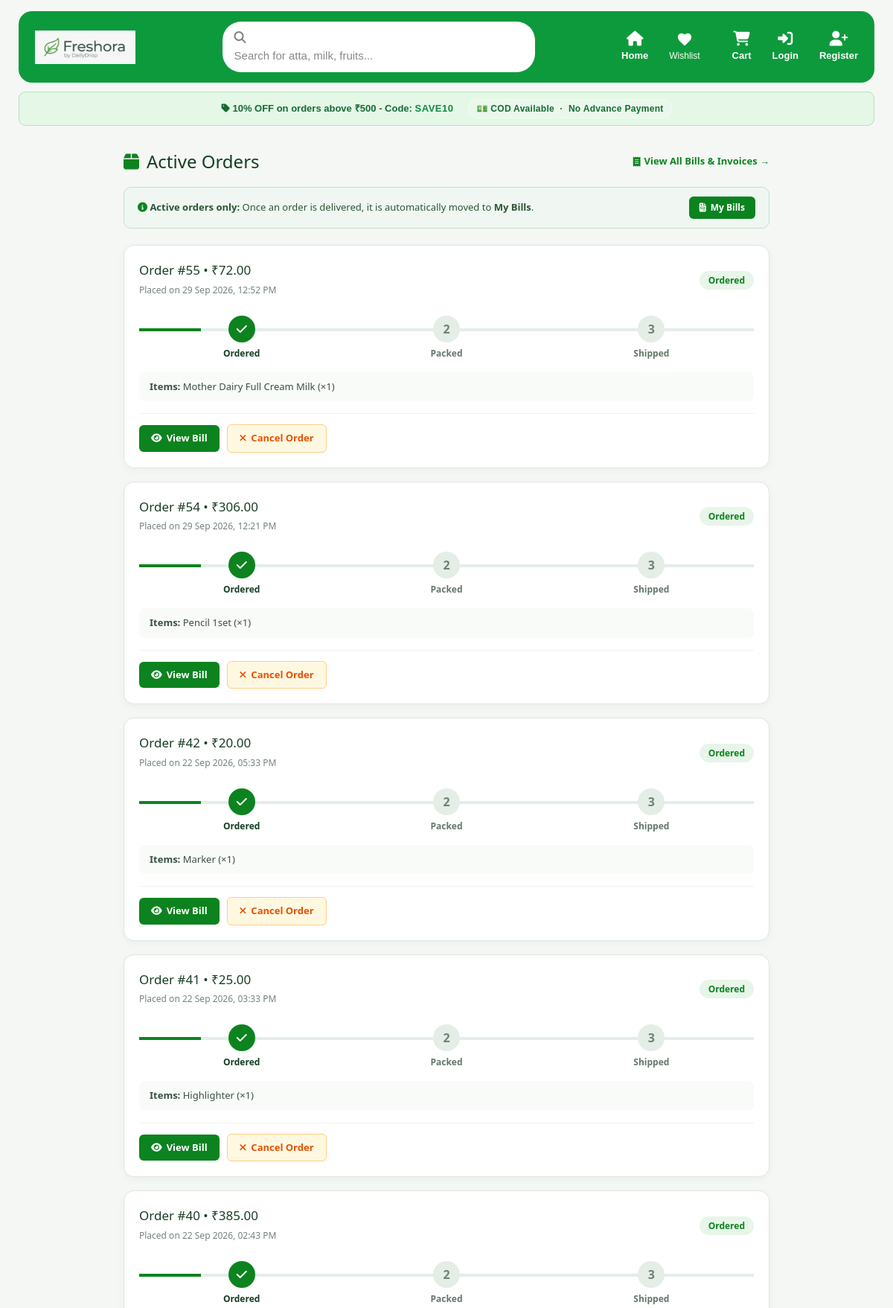
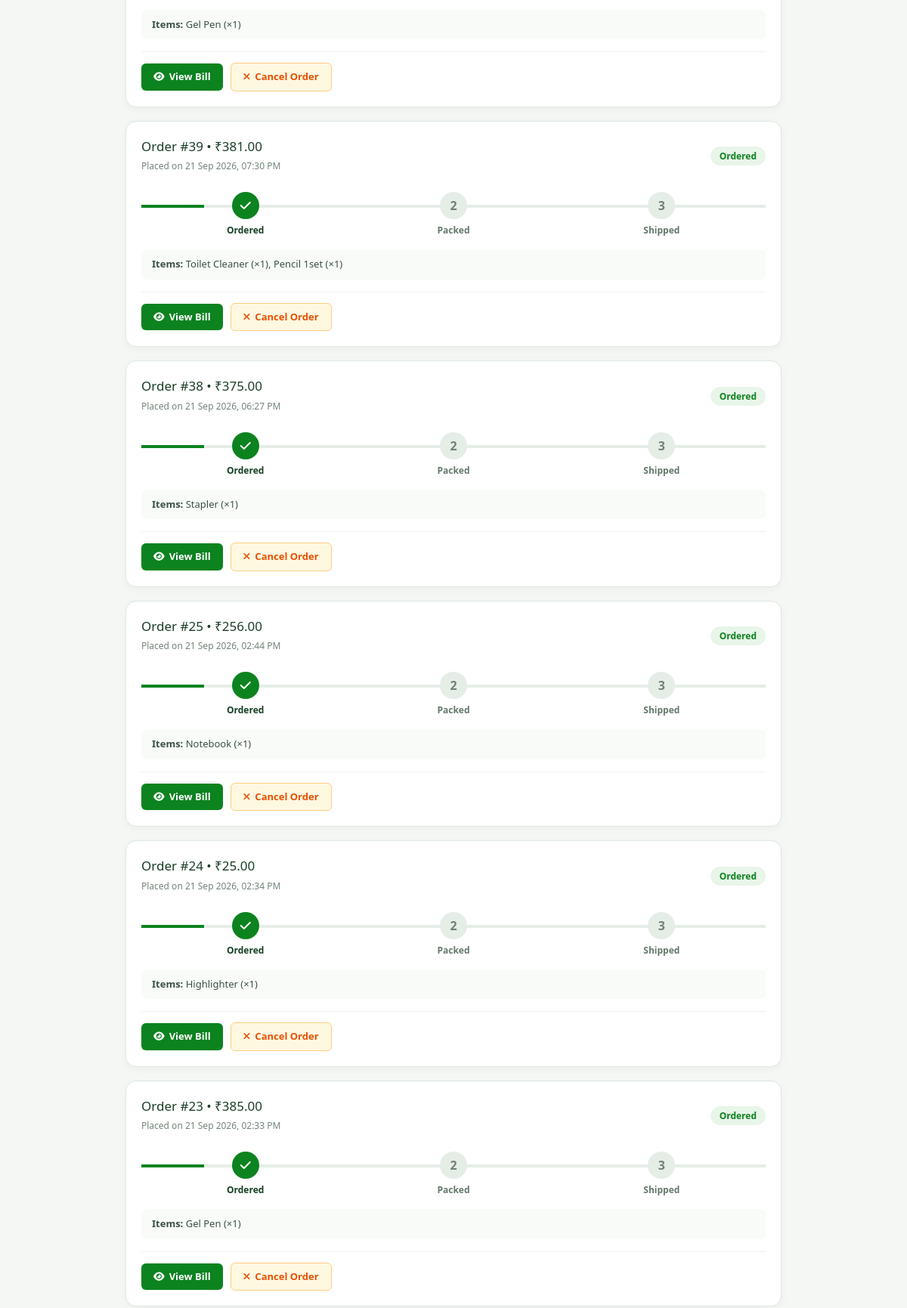
/my-orders/ (signed in, upper part), run on the app's committed database (2 pictures, top to bottom).
### store/models.py (models this page shows, shortened)
class Order(models.Model):
    user = models.ForeignKey(User, on_delete=models.CASCADE, null=True, blank=True)
    customer_name = models.CharField(max_length=100, default="Guest")
    customer_phone = models.CharField(max_length=30, blank=True)
    total_amount = models.DecimalField(max_digits=10, decimal_places=2)
    paid_amount = models.DecimalField(max_digits=10, decimal_places=2, default=0)
    cash_received = models.DecimalField(max_digits=10, decimal_places=2, null=True, blank=True)
    discount_code = models.CharField(max_length=50, blank=True)
    created_at = models.DateTimeField(auto_now_add=True)
    status = models.CharField(max_length=20, default='Ordered', choices=[
        ('Ordered','Ordered'),
        ('Packed','Packed'),
        ('Shipped','Shipped'),
        ('Delivered','Delivered'),
        ('Cancelled','Cancelled')
    ])
    payment_method = models.CharField(max_length=50, default='Cash on Delivery')
    payment_status = models.CharField(max_length=20, default='PENDING')
    cash_collected = models.BooleanField(default=False)
    cash_amount_received = models.DecimalField(max_digits=10, decimal_places=2, null=True, blank=True)
    cash_collected_at = models.DateTimeField(null=True, blank=True)
    cash_collected_by = models.CharField(max_length=100, null=True, blank=True)

class OrderItem(models.Model):
    order = models.ForeignKey(Order, on_delete=models.CASCADE, related_name='items')
    product_name = models.CharField(max_length=200)
    qty = models.IntegerField()
    price = models.DecimalField(max_digits=10, decimal_places=2)
    final_price = models.DecimalField(max_digits=10, decimal_places=2, null=True, blank=True)

### store/views.py (the view)
    def wrapper(request, *args, **kwargs):
        if 'customer_id' not in request.session and not request.user.is_authenticated:
            return redirect('login')
        response = view_func(request, *args, **kwargs)
        response['Cache-Control'] = 'no-cache, no-store, must-revalidate'
        response['Pragma'] = 'no-cache'
        response['Expires'] = '0'
        return response

### store/context_processors.py (called while the page is built)
def active_save10(request):
    cart = request.session.get('cart', {})
    cart_total = 0
    if isinstance(cart, dict):
        for item in cart.values():
            if isinstance(item, dict):
                cart_total += item.get('qty', 0)
            elif isinstance(item, (int, float)):
                cart_total += int(item)
    return {
        'save10_coupon': Coupon.objects.filter(code__iexact='SAVE10', is_active=True).first(),
        'cart_total': cart_total,
    }

### store/views.py (called while the page is built)
def customer_login_required(view_func):
    def wrapper(request, *args, **kwargs):
        if 'customer_id' not in request.session and not request.user.is_authenticated:
            return redirect('login')
        response = view_func(request, *args, **kwargs)
        response['Cache-Control'] = 'no-cache, no-store, must-revalidate'
        response['Pragma'] = 'no-cache'
        response['Expires'] = '0'
        return response
    return wrapper

@never_cache
@customer_login_required
def my_orders_view(request):
    if not request.user.is_authenticated:
        orders = Order.objects.none()
    elif request.user.is_staff:
        orders = Order.objects.exclude(status__in=['Delivered', 'Cancelled']).prefetch_related('items').order_by('-created_at')
    else:
        orders = Order.objects.filter(user=request.user).exclude(status__in=['Delivered', 'Cancelled']).prefetch_related('items').order_by('-created_at')
    return render(request, 'store/my_orders.html', {'orders': orders})

### store/templates/store/my_orders.html (shortened to what this page needs)
{% extends 'store/base.html' %}
{% load static %}
{% block content %}
<div class="orders-container">
  <div class="orders-header">
    <h2 class="orders-title"><i class="fa-solid fa-box" style="color:#0C831F;"></i> Active Orders</h2>
    <a href="{% url 'my_bills' %}" style="color:#0C831F; font-size:13px; font-weight:700; text-decoration:none; display:flex; align-items:center; gap:5px;">
      <i class="fa-solid fa-receipt"></i> View All Bills &amp; Invoices &rarr;
    </a>
  </div>
  <div class="delivered-notice">
    <div>
      <i class="fa-solid fa-circle-info" style="color:#0C831F;"></i>
      <strong>Active orders only:</strong> Once an order is delivered, it is automatically moved to <strong>My Bills</strong>.
    </div>
    <a href="{% url 'my_bills' %}"><i class="fa-solid fa-file-invoice"></i> My Bills</a>
  </div>
  {% for order in orders %}
  <div class="track-wrap">
    <div class="order-card-header">
      <div>
        <h4>Order #{{ order.id }} &bull; ₹{{ order.total_amount }}</h4>
        <span style="font-size:12px; color:#728478;">Placed on {{ order.created_at|date:"d M Y, h:i A" }}</span>
      </div>
      <div>
        <span class="status-badge">{{ order.status }}</span>
      </div>
    </div>
    <div class="track">
      <div class="line line-{{ order.status|lower }}"></div>
      <div class="step active">
        <div class="circle"><i class="fa-solid fa-check"></i></div>
        <p>Ordered</p>
      </div>
      <div class="step {% if order.status == 'Packed' or order.status == 'Shipped' or order.status == 'Delivered' %}active{% endif %}">
         <div class="circle"> {% if order.status == 'Packed' or order.status == 'Shipped' or order.status == 'Delivered' %}
          <i class="fa-solid fa-check"></i>
          {% else %}
            2
          {% endif %}
          </div>
          <p>Packed</p>
      </div>
      <div class="step {% if order.status == 'Shipped' or order.status == 'Delivered' %}active{% endif %}">
         <div class="circle"> {% if order.status == 'Shipped' or order.status == 'Delivered' %}
         <i class="fa-solid fa-check"></i>
         {% else %}
            3
         {% endif %}
        </div>
        <p>Shipped</p>
       </div>
</div>
    {% if order.items.all %}
    <div class="order-items-preview">
      <strong>Items:</strong>
      {% for item in order.items.all %}
        {{ item.product_name }} (×{{ item.qty }}){% if not forloop.last %}, {% endif %}
      {% endfor %}
    </div>
    {% endif %}
    <div class="order-actions">
      <a href="{% url 'bill_detail' order.id %}" class="btn-order-view">
        <i class="fa-solid fa-eye"></i> View Bill
      </a>
      {% if order.status == 'Ordered' or order.status == 'Packed' %}
      <form action="{% url 'cancel_order' order.id %}" method="post" onsubmit="return confirm('Order #{{ order.id }} cancel karna chahte hain? Yeh action undo nahi ho sakta.');" style="margin:0; display:inline;">
      <form action="{% url 'cancel_order' order.id %}" method="post" onsubmit="return confirm('Are you sure you want to cancel Order #{{ order.id }}? This action cannot be undone.');" style="margin:0; display:inline;">
        <button type="submit" class="btn-order-cancel">
          <i class="fa-solid fa-xmark"></i> Cancel Order
        </button>
      </form>
      {% endif %}
    </div>
  </div>
  {% endfor %}
</div>
{% endblock %}

### store/static/css/style.css (style rules this page uses)
body { font-family:'Segoe UI',Tahoma,Geneva, Verdana, sans-serif; margin:0; padding:0; background: #f8f9f9; }
body { background:#f5f7f5; margin:0; font-family: sans-serif; overflow-x:hidden; }

### store/templates/store/my_orders.html (style rules this page uses)
.orders-container { max-width: 900px; margin: 30px auto; padding: 0 16px; font-family: 'Segoe UI', Tahoma, Geneva, Verdana, sans-serif; }
.orders-header { display: flex; justify-content: space-between; align-items: center; margin-bottom: 16px; flex-wrap: wrap; gap: 12px; }
.orders-title { margin: 0; font-size: 24px; color: #143e22; display: flex; align-items: center; gap: 10px; }
.delivered-notice { background: #f0f7f2; border: 1px solid #c2e2c9; border-radius: 10px; padding: 12px 18px; margin-bottom: 22px; display: flex; justify-content: space-between; align-items: center; flex-wrap: wrap; gap: 10px; font-size: 13px; color: #2b5636; }
.delivered-notice a { background: #0C831F; color: #fff; padding: 6px 14px; border-radius: 6px; text-decoration: none; font-weight: 700; font-size: 12px; display: inline-flex; align-items: center; gap: 6px; }
.track-wrap { background: #fff; border: 1px solid #dce8df; border-radius: 14px; padding: 20px; margin-bottom: 18px; box-shadow: 0 3px 12px rgba(0,0,0,.04); }
.order-card-header { display: flex; justify-content: space-between; align-items: center; flex-wrap: wrap; gap: 10px; }
.order-card-header h4 { margin: 0; font-size: 17px; color: #1a3e26; }
.status-badge { background: #e8f5e9; color: #0C831F; padding: 4px 12px; border-radius: 20px; font-size: 12px; font-weight: 700; }
.track { display: flex; justify-content: space-between; margin: 24px 0 16px; position: relative; }
.track::before { content: ''; position: absolute; top: 17px; left: 0; width: 100%; height: 4px; background: #e5ede7; }
.line { position: absolute; top: 17px; left: 0; height: 4px; background: #0C831F; transition: width 0.5s ease; width: 10%; }
.line-ordered { width: 10%; }
.step { text-align: center; width: 33.33%; position: relative; z-index: 1; }
.circle { width: 36px; height: 36px; border-radius: 50%; background: #e5ede7; margin: auto; display: flex; align-items: center; justify-content: center; font-weight: bold; color: #6e8274; }
.step.active .circle { background: #0C831F; color: #fff; }
.step p { margin: 6px 0 0; font-size: 12px; font-weight: 600; color: #63776a; }
.step.active p { color: #143e22; font-weight: 700; }
.order-items-preview { margin-top: 12px; padding: 10px 14px; background: #f9fbf9; border-radius: 8px; font-size: 13px; color: #3b5042; }
.order-actions { display: flex; gap: 10px; align-items: center; margin-top: 16px; padding-top: 14px; border-top: 1px solid #edf3ee; }
.btn-order-view { background: #0C831F; color: #fff; padding: 8px 16px; text-decoration: none; border-radius: 6px; font-size: 13px; font-weight: 600; display: inline-flex; align-items: center; gap: 6px; }
.btn-order-cancel { background: #fff8e1; color: #e65100; border: 1px solid #ffcc80; padding: 8px 16px; border-radius: 6px; font-size: 13px; font-weight: 600; cursor: pointer; display: inline-flex; align-items: center; gap: 6px; }

### data on the page
Order: id "55", total_amount "72.00", created_at "29 Sep 2026, 12:52 PM", status "Ordered", shows "3"
OrderItem: product_name "Mother Dairy Full Cream Milk", qty "1"
Order: id "54", total_amount "306.00", created_at "29 Sep 2026, 12:21 PM", status "Ordered"
OrderItem: product_name "Pencil 1set", qty "1"
Order: id "42", total_amount "20.00", created_at "22 Sep 2026, 05:33 PM", status "Ordered"
OrderItem: product_name "Marker", qty "1"
Order: id "41", total_amount "25.00", created_at "22 Sep 2026, 03:33 PM", status "Ordered"
OrderItem: product_name "Highlighter", qty "1"
Order: id "40", total_amount "385.00", created_at "22 Sep 2026, 02:43 PM", status "Ordered"
OrderItem: product_name "Gel Pen", qty "1"
Order: id "39", total_amount "381.00", created_at "21 Sep 2026, 07:30 PM", status "Ordered"
OrderItem: product_name "Toilet Cleaner", qty "1"
OrderItem: product_name "Pencil 1set", qty "1"
Order: id "38", total_amount "375.00", created_at "21 Sep 2026, 06:27 PM", status "Ordered"
OrderItem: product_name "Stapler", qty "1"
Order: id "25", total_amount "256.00", created_at "21 Sep 2026, 02:44 PM", status "Ordered", shows "3"
OrderItem: product_name "Notebook", qty "1"
Order: id "24", total_amount "25.00", created_at "21 Sep 2026, 02:34 PM", status "Ordered"
OrderItem: product_name "Highlighter", qty "1"
Order: id "23", total_amount "385.00", created_at "21 Sep 2026, 02:33 PM", status "Ordered"
OrderItem: product_name "Gel Pen", qty "1"
